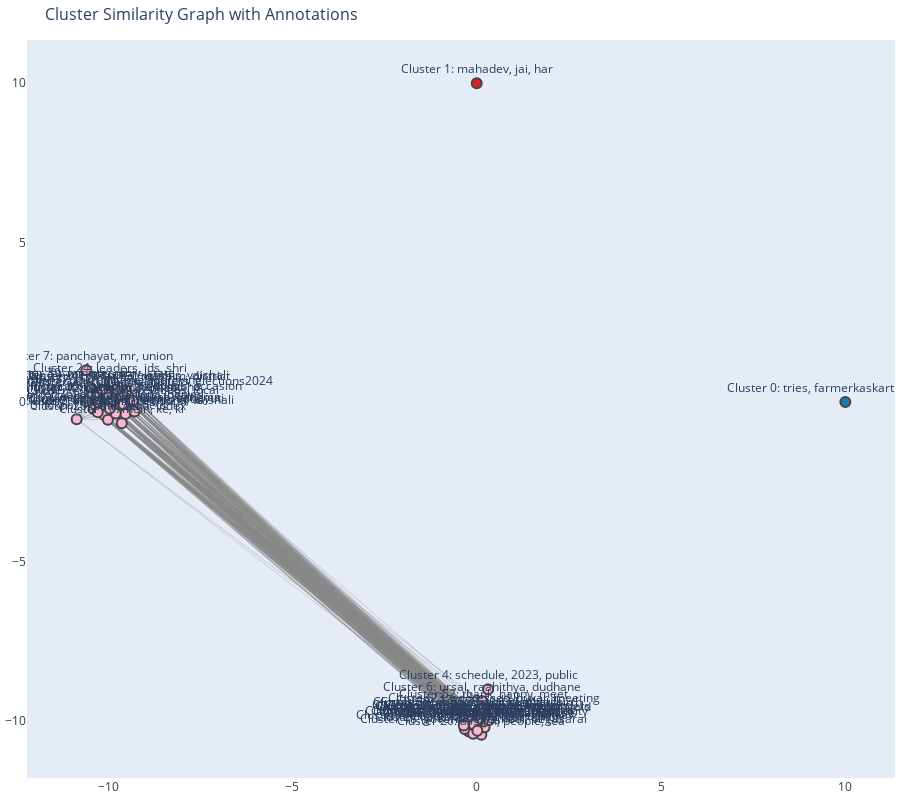

Notebook code for this chart:
### Code cell
visualize_clusters_with_communities(reduced_embeddings, cluster_labels, top_words, 0.90)

### Figure 1 — Plotly figure (JSON) as saved in the notebook; plotly's stock layout.template omitted (floating-point values rounded to 4 significant figures; data arrays with more than 128 entries replaced by an {"elided": "..."} marker saying what was removed)
{"data": [{"hoverinfo": "none", "line": {"color": "rgba(136, 136, 136, 0.7)", "width": 0.5}, "mode": "lines", "type": "scatter", "x": {"elided": "2205 float values"}, "y": {"elided": "2205 float values"}}, {"hoverinfo": "text", "marker": {"color": ["#1f77b4", "#d62728", "#f7b6d2", "#f7b6d2", "#f7b6d2", "#f7b6d2", "#f7b6d2", "#f7b6d2", "#f7b6d2", "#f7b6d2", "#f7b6d2", "#f7b6d2", "#f7b6d2", "#f7b6d2", "#f7b6d2", "#f7b6d2", "#f7b6d2", "#f7b6d2", "#f7b6d2", "#f7b6d2", "#f7b6d2", "#f7b6d2", "#f7b6d2", "#f7b6d2", "#f7b6d2", "#f7b6d2", "#f7b6d2", "#f7b6d2", "#f7b6d2", "#f7b6d2", "#f7b6d2", "#f7b6d2", "#f7b6d2", "#f7b6d2", "#f7b6d2", "#f7b6d2", "#f7b6d2", "#f7b6d2", "#f7b6d2", "#f7b6d2", "#f7b6d2", "#f7b6d2", "#f7b6d2", "#f7b6d2", "#f7b6d2", "#f7b6d2", "#f7b6d2", "#f7b6d2", "#f7b6d2", "#f7b6d2", "#f7b6d2", "#f7b6d2", "#f7b6d2"], "line": {"width": 2}, "showscale": false, "size": 10}, "mode": "markers+text", "text": ["Cluster 0:\ntries, farmerkaskarti, remember", "Cluster 1:\nmahadev, jai, har", "Cluster 2:\nsahebganj, relations, vaishali", "Cluster 3:\nlokpal, nashik, leaflets", "Cluster 4:\nschedule, 2023, public", "Cluster 5:\nsena, mahayuti, hemant", "Cluster 6:\nursal, raahithya, dudhane", "Cluster 7:\npanchayat, mr, union", "Cluster 8:\nकय, करन, यत", "Cluster 9:\nnagpur, pictures, yatra", "Cluster 10:\nmein, ke, ki", "Cluster 11:\naro, baksa, sangma", "Cluster 12:\nkarur, congress, union", "Cluster 13:\nযৰহট, jorhat, majuli", "Cluster 14:\neleeection2024, havenallers, elections2024", "Cluster 15:\nvaishali, 2024, sabha", "Cluster 16:\nvaishali, met, local", "Cluster 17:\nvaishali, relations, local", "Cluster 18:\nvaishali, relations, local", "Cluster 19:\nmeenapur, relations, vaishali", "Cluster 20:\npatil, sena, index", "Cluster 21:\nyavatmal, washim, district", "Cluster 22:\nspeech, thane, vote", "Cluster 23:\naddressed, buxar, meeting", "Cluster 24:\nleaders, jds, shri", "Cluster 25:\nsena, panvel, citizens", "Cluster 26:\nassam, people, tea", "Cluster 27:\nshri, india, bjp", "Cluster 28:\nindia, dharwad, meeting", "Cluster 29:\norders, uddhav, thane", "Cluster 30:\nshri, hubli, dharwad", "Cluster 31:\nhappiness, happy, prosperity", "Cluster 32:\nanniversary, humble, birth", "Cluster 33:\nthane, torch, revolution", "Cluster 34:\nmaghi, jayanti, ganeshotsav", "Cluster 35:\nhumble, greetings, occasion", "Cluster 36:\noccasion, sena, panvel", "Cluster 37:\nlakh, village, approving", "Cluster 38:\nsena, humble, greeting", "Cluster 39:\nminister, shiv, state", "Cluster 40:\nbjp4maharahtra, maval, mahayuti", "Cluster 41:\nसद, वसन, maval", "Cluster 42:\npatil, sena, chief", "Cluster 43:\nmodi, guidance, honble", "Cluster 44:\napp, india, bharat", "Cluster 45:\nteam, congratulations, gold", "Cluster 46:\nattended, vaishali, shri", "Cluster 47:\nresidence, today, paid", "Cluster 48:\ngovernment, modi, begusarai", "Cluster 49:\namroha, india, danish", "Cluster 50:\nsingh, guru, ji", "Cluster 51:\nday, congratulations, lets", "Cluster 52:\nthank, happy, meet"], "textposition": "top center", "type": "scatter", "x": [10, 6.123e-16, -9.533, -10.85, 0.3078, -10.6, 0.1391, -10.59, -0.219, -0.1574, -9.629, -9.283, -0.2146, 0.02293, -9.639, -9.913, -10.1, -10.39, -9.585, -9.767, -10.01, -9.501, -9.795, 0.4621, -9.954, -0.201, 0.1256, -10.32, -0.02205, -0.3419, -0.09388, -0.005904, 0.03025, -0.144, -0.3266, -9.333, -9.963, -10.03, 0.142, -10.5, -10.28, -10.17, -10.27, 0.05382, 0.2133, 0.1818, 0.04852, -0.3509, -0.09791, -0.07954, 0.01716, 0.3356, 0.1746], "y": [0, 10, -0.3716, -0.5341, -9, 0.02888, -9.37, 1.0, -10.07, -9.843, -0.6616, -0.2924, -10.33, -9.787, 0.2109, 0.02384, -0.4081, -0.2168, -0.06689, 0.3894, -0.5565, 0.3569, -0.3576, -9.722, 0.6324, -10.17, -10.43, 0.1927, -9.971, -9.956, -10.21, -10.12, -9.862, -9.964, -10.25, 0.05264, -0.1975, 0.2426, -10.09, 0.4625, -0.3148, 0.3852, -9.756e-05, -10.19, -10.2, -10.02, -9.956, -10.14, -10.39, -10.11, -10.3, -9.967, -9.593]}], "layout": {"annotations": [{"showarrow": false, "text": "", "xref": "paper", "yref": "paper"}], "height": 800, "hovermode": "closest", "margin": {"b": 20, "l": 5, "r": 5, "t": 40}, "showlegend": false, "title": {"font": {"size": 16}, "text": "Cluster Similarity Graph with Annotations"}, "xaxis": {"showgrid": false, "zeroline": false}, "yaxis": {"showgrid": false, "zeroline": false}}}
